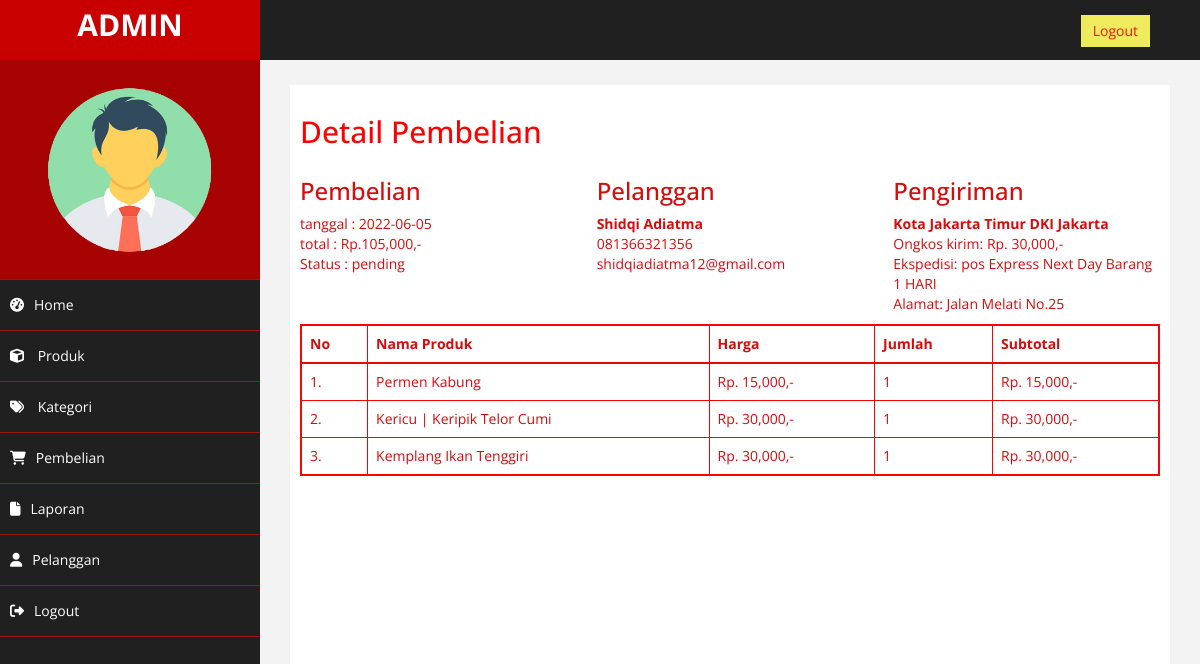
The app's page /admin/index.php?halaman=detail&id=30 (signed in) with its own data.
### tables this page shows
CREATE TABLE `pembelian` (
  `id_pembelian` int(11) NOT NULL,
  `id_pelanggan` int(11) NOT NULL,
  `tanggal_pembelian` date NOT NULL,
  `total_pembelian` int(11) NOT NULL,
  `alamat_pengiriman` text NOT NULL,
  `status_pembelian` varchar(100) NOT NULL DEFAULT 'pending',
  `resi_pengiriman` varchar(50) NOT NULL,
  `totalberat` int(11) NOT NULL,
  `provinsi` varchar(150) NOT NULL,
  `distrik` varchar(150) NOT NULL,
  `tipe` varchar(100) NOT NULL,
  `kodepos` varchar(15) NOT NULL,
  `ekspedisi` varchar(50) NOT NULL,
  `paket` varchar(50) NOT NULL,
  `ongkir` int(11) NOT NULL,
  `estimasi` varchar(100) NOT NULL
);

CREATE TABLE `pelanggan` (
  `id_pelanggan` int(11) NOT NULL,
  `email_pelanggan` varchar(50) NOT NULL,
  `password_pelanggan` varchar(50) NOT NULL,
  `nama_pelanggan` varchar(50) NOT NULL,
  `telepon_pelanggan` varchar(20) NOT NULL,
  `alamat_pelanggan` text NOT NULL
);

CREATE TABLE `pembelian_produk` (
  `id_pembelian_produk` int(11) NOT NULL,
  `id_pembelian` int(11) NOT NULL,
  `id_produk` int(11) NOT NULL,
  `jumlah` int(11) NOT NULL,
  `nama` varchar(100) NOT NULL,
  `harga` int(11) NOT NULL,
  `berat` int(11) NOT NULL,
  `subberat` int(11) NOT NULL,
  `subharga` int(11) NOT NULL
);

CREATE TABLE `produk` (
  `id_produk` int(11) NOT NULL,
  `id_kategori` int(5) NOT NULL,
  `nama_produk` varchar(100) NOT NULL,
  `harga_produk` int(11) NOT NULL,
  `berat_produk` int(11) NOT NULL,
  `foto_produk` varchar(100) NOT NULL,
  `deskripsi_produk` text NOT NULL,
  `stok_produk` int(5) NOT NULL
);

### admin/detail.php (the view)
<h2>Detail Pembelian</h2>
<?php
$ambil = $koneksi->query("SELECT * FROM pembelian JOIN pelanggan ON pembelian.id_pelanggan = pelanggan.id_pelanggan WHERE pembelian.id_pembelian = '$_GET[id]'");
$detail = $ambil->fetch_assoc();
?>
<div class="row" style="margin-bottom:10px;">
	<div class="col-md-4">
		<h3>Pembelian</h3>
		tanggal : <?= $detail["tanggal_pembelian"]; ?><br>
		total : Rp.<?= number_format($detail["total_pembelian"]); ?>,- <br>
		Status : <?= $detail['status_pembelian']; ?>
	</div>
	<div class="col-md-4">
		<h3>Pelanggan</h3>
		<strong><?= $detail["nama_pelanggan"]; ?></strong><br>
		<?= $detail["telepon_pelanggan"]; ?><br>
		<?= $detail["email_pelanggan"]; ?>
	</div>
	<div class="col-md-4">
		<h3>Pengiriman</h3>
		<strong><?= $detail['tipe']; ?> <?= $detail['distrik']; ?> <?= $detail['provinsi']; ?></strong><br>
		Ongkos kirim: Rp. <?= number_format($detail['ongkir']); ?>,-<br>
		Ekspedisi: <?= $detail['ekspedisi']; ?> <?= $detail['paket']; ?> <?= $detail['estimasi']; ?><br>
		Alamat: <?= $detail['alamat_pengiriman']; ?>
	</div>
</div>
<table class="table table-bordered">
	<thead>
		<tr>
			<th>No</th>
			<th>Nama Produk</th>
			<th>Harga</th>
			<th>Jumlah</th>
			<th>Subtotal</th>
		</tr>
	</thead>
	<tbody>
		<?php $no=1; ?>
		<?php $ambil = $koneksi->query("SELECT * FROM pembelian_produk JOIN produk ON pembelian_produk.id_produk = produk.id_produk WHERE pembelian_produk.id_pembelian = '$_GET[id]'"); ?>
		<?php while($pecah = $ambil->fetch_assoc()): ?>
		<tr>
			<td><?= $no; ?>.</td>
			<td><?= $pecah["nama_produk"]; ?></td>
			<td>Rp. <?= number_format($pecah["harga_produk"]); ?>,-</td>
			<td><?= $pecah["jumlah"]; ?></td>
			<td>Rp. <?= number_format($pecah["jumlah"]*$pecah["harga_produk"]); ?>,-</td>
		</tr>
		<?php $no++; ?>
		<?php endwhile; ?>
	</tbody>
</table>

### admin/assets/css/custom.css (style rules this page uses)
body { font-family: 'Open Sans', sans-serif; }
h2 { color: #f00; }

### records on screen
pembelian: tanggal_pembelian "2022-06-05", total_pembelian "105,000", status_pembelian "pending", id_pelanggan.nama_pelanggan "Shidqi Adiatma", id_pelanggan.telepon_pelanggan "081366321356", id_pelanggan.email_pelanggan "shidqiadiatma12@gmail.com", tipe "Kota", distrik "Jakarta Timur", provinsi "DKI Jakarta", ongkir "30,000", ekspedisi "pos", paket "Express Next Day Barang", estimasi "1 HARI", alamat_pengiriman "Jalan Melati No.25"
pembelian_produk: id_produk.nama_produk "Permen Kabung", id_produk.harga_produk "15,000", jumlah "1", $pecah['jumlah']*$pecah['harga_produk'] "15,000"
pembelian_produk: id_produk.nama_produk "Kericu | Keripik Telor Cumi", id_produk.harga_produk "30,000", jumlah "1", $pecah['jumlah']*$pecah['harga_produk'] "30,000"
pembelian_produk: id_produk.nama_produk "Kemplang Ikan Tenggiri", id_produk.harga_produk "30,000", jumlah "1", $pecah['jumlah']*$pecah['harga_produk'] "30,000"
